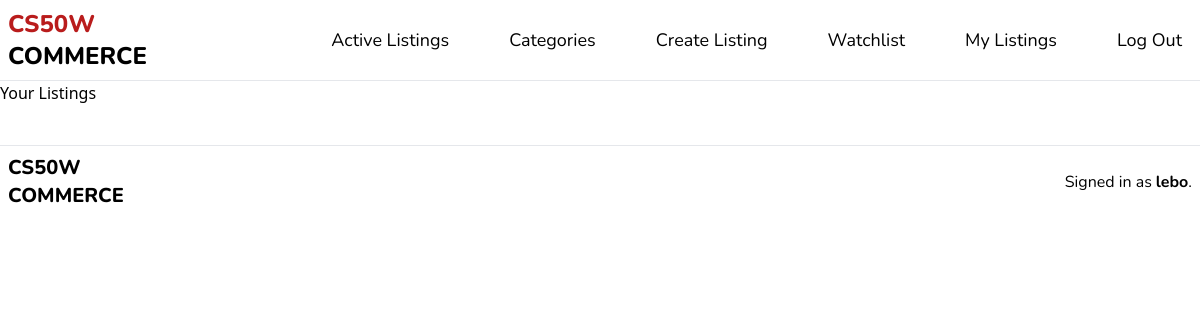
The app's page /my-listings/ (signed in), older data.
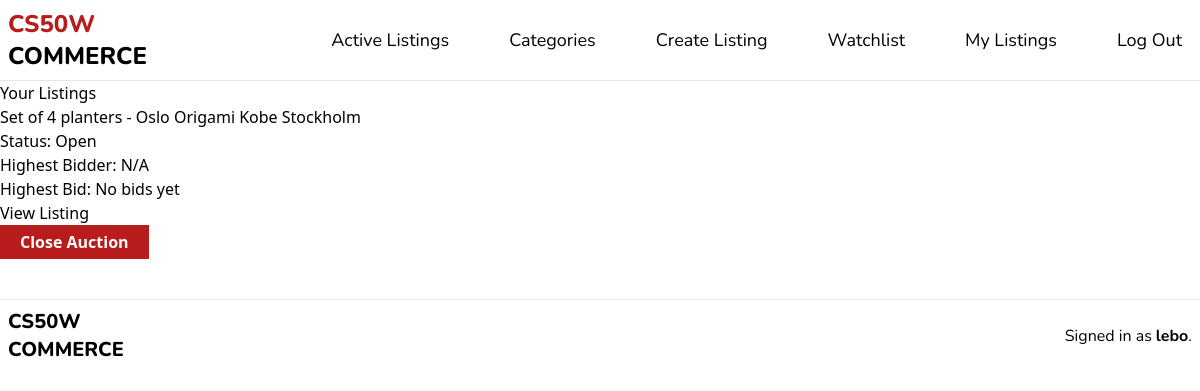
The same page, newer data.
### auctions/models.py (models this page shows, shortened)
class CreateListing(models.Model):
    CATEGORY_CHOICES = [
        ('No category', 'No category'),
        ('Fashion', 'Fashion'),
        ('Art & Crafts', 'Art & Crafts'),
        ('Electronics', 'Electronics'),
        ('Skincare', 'Skincare'),
        ('Home & Kitchen', 'Home & Kitchen'),
        ('Jewelry & Accessories', 'Jewelry & Accessories'),
    ]
    title = models.CharField(max_length=64, validators=[MinLengthValidator(40)])
    image_url = models.URLField()
    price = models.DecimalField(max_digits=10, decimal_places=2)
    category = models.CharField(max_length=50, choices=CATEGORY_CHOICES, default='No category')
    description = models.CharField(max_length=300, blank=True, default="")
    created_at = models.DateTimeField(auto_now_add=True)
    user = models.ForeignKey(User, on_delete=models.CASCADE)

### auctions/views.py (the view)
# urls.py: path("my-listings/", views.my_listings, name="my-listings"),
def my_listings(request):
    user = request.user
    user_listings = CreateListing.objects.filter(user=user).exclude(my_listings__close_auction=True)
    won_auctions = []
    if user.is_authenticated:
        won_auctions = MyListing.objects.filter(highest_bidder=user, close_auction=True)
    for listing in user_listings:
        highest_bid = listing.list_details.order_by('-bid').first()
        listing.highest_bid = highest_bid.bid if highest_bid else None
        listing.highest_bidder = highest_bid.user if highest_bid else None
    if request.method == 'POST':
        listing_id = request.POST.get('listing_id')
        listing = get_object_or_404(CreateListing, id=listing_id, user=user)
        my_listing, created = MyListing.objects.get_or_create(user_listing=listing)
        my_listing.close_listing()
        return redirect('my-listings')
    return render(request, 'auctions/my_listing.html', {
        'user_listings': user_listings,
        'won_auctions': won_auctions,
    })

### auctions/templates/auctions/my_listing.html (shortened to what this page needs)
{% extends "auctions/layout.html" %}
{% block body %}
<section>
  <h2>Your Listings</h2>
  <ul>
    {% for listing in user_listings %}
    <li>
      <h3>{{ listing.title }}</h3>
      <p>Status: {% if listing.close_auction %}Closed{% else %}Open{% endif %}</p>
      <p>Highest Bidder: {% if listing.highest_bidder %}{{ listing.highest_bidder.username }}{% else %}N/A{% endif %}
      </p>
      <p>Highest Bid: {% if listing.highest_bid %}${{ listing.highest_bid }}{% else %}No bids yet{% endif %}</p>
      <a href="{% url 'listing' listing.id %}">View Listing</a>
      {% if not listing.close_auction %}
      <form action="{% url 'my-listings' %}" method="post">
        <button type="submit">Close Auction</button>
      </form>
      {% else %}
      {% if user == listing.highest_bidder %}
      <p>Congratulations! You won this auction.</p>
      {% endif %}
      {% endif %}
    </li>
    {% endfor %}
  </ul>
</section>
<hr class="mt-10">
<footer class="font-nun flex flex-row justify-between items-center p-2">
  <div class="flex flex-col font-nun font-extrabold text-xl">
    <p class="CS50W">CS50W</p>
    <p>COMMERCE</p>
  </div>
  <div class="flex flex-row justify-between">
    {% if user.is_authenticated %}
    Signed in as <strong class="ml-1">{{ user.username }}</strong>.
    {% endif %}
  </div>
</footer>
{% endblock %}

Row changes from the older to the newer data that the page shows:
added CreateListing: title "Set of 4 planters - Oslo Origami Kobe Stockholm", shows "N/A", shows "No bids yet"
